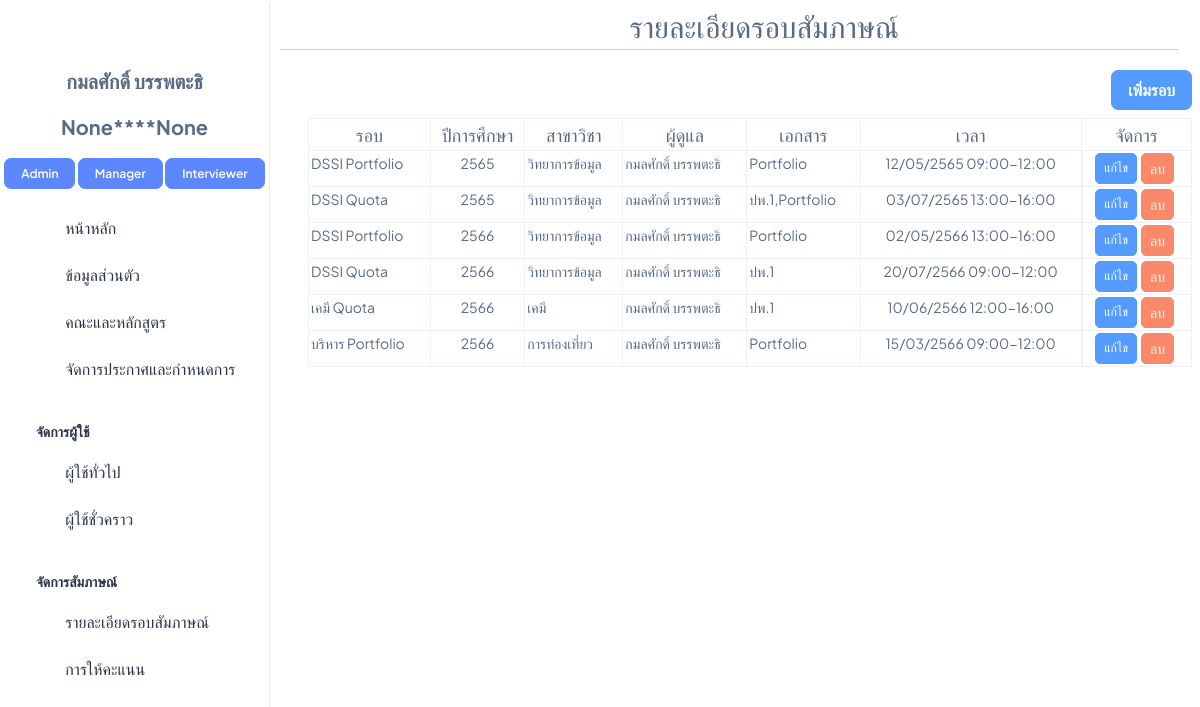
Page /Interview (signed in) on the earlier database version.
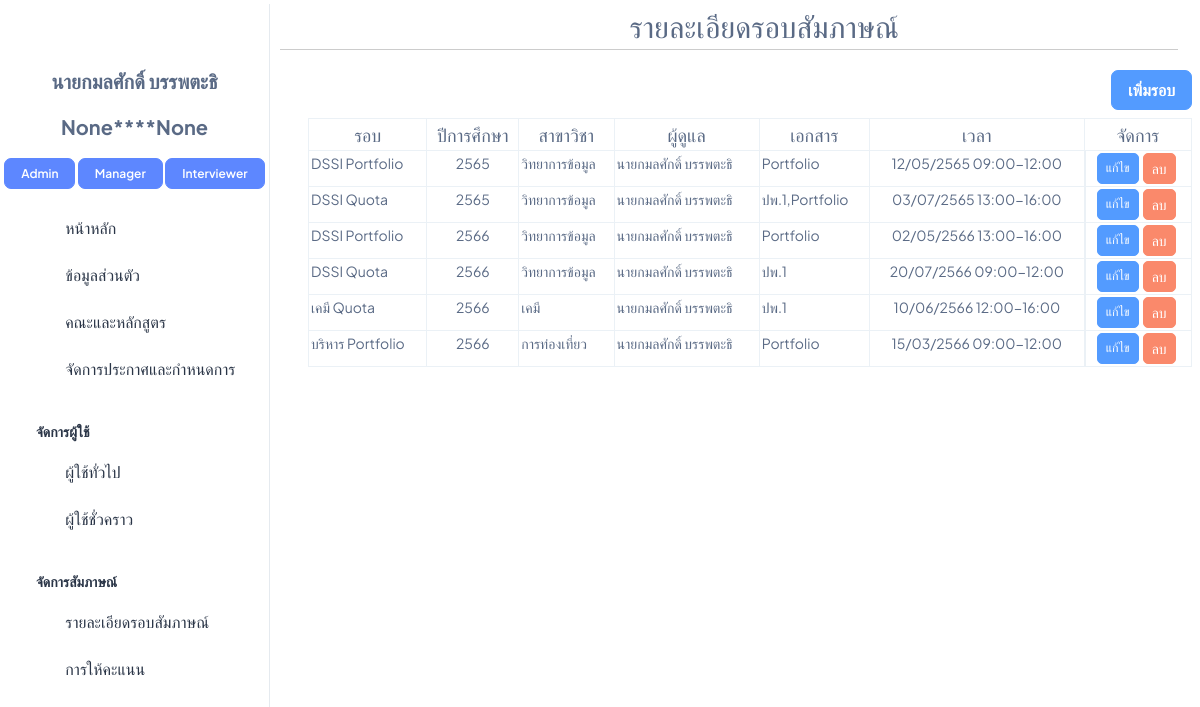
Same page on the later database version.
### interview/models.py (models this page shows, shortened)
class User(AbstractBaseUser, PermissionsMixin):
    email = models.EmailField(unique=True)
    username = models.CharField(max_length=30, unique=True)
    first_name = models.CharField(max_length=100)
    last_name = models.CharField(max_length=100)
    gender = models.CharField(max_length=20)
    address = models.CharField(max_length=400)
    postcode = models.CharField(max_length=20)
    phone_number = models.CharField(max_length=10)
    citizen_id = models.CharField(max_length=13,unique=True,blank=True,null=True)
    birth_date = models.DateField(blank=True,null=True)
    date_joined = models.DateTimeField(default=timezone.now)
    is_active = models.BooleanField(default=True)
    is_staff = models.BooleanField(default=False)
    objects = CustomUserManager()
    USERNAME_FIELD = 'username'
    EMAIL_FIELD = 'email'
    REQUIRED_FIELDS = ['email']

class Round(models.Model):
    major = models.ForeignKey(Major, on_delete=models.CASCADE)
    academic_year = models.CharField(max_length=20)
    round_name = models.CharField(max_length=20)
    manager = models.ForeignKey(User, on_delete=models.CASCADE)
    users = models.ManyToManyField(User, related_name='rounds_participated', blank=True)
    TemporaryUser = models.ManyToManyField(TemporaryUser,related_name='rounds_participated', blank=True)
    documents = models.CharField(max_length=200, null=True,blank=True)
    active = models.BooleanField(default=False,null=True,blank=True)
    interview_time = models.CharField(max_length=50, null=True, blank=True)

class Major(models.Model):
    major = models.CharField(max_length=100)
    faculty = models.ForeignKey(Faculty, on_delete=models.CASCADE)
    default_manager = models.ManyToManyField(User, blank=True,related_name='manager')
    users = models.ManyToManyField(User,blank=True)
    TemporaryUser = models.ManyToManyField(TemporaryUser , blank=True)
    def __str__(self) -> str:
        return f"{self.major}"

### interview/views.py (the view)
# urls.py: path('Interview',Interview, name='Interview'),
@login_required
@user_passes_test(is_admin)
def Interview(request):
    Manager_roles = Role.objects.get(name="Manager")
    context = {
        "rounds" : Round.objects.all(),
        "Manager" : Manager_roles.users.all(),
        "faculty_all" : Faculty.objects.all(),
        "major_all" : Major.objects.all(),
    }
    return render(request,'admin/Interview.html',context)

### interview/models.py (called while the page is built)
    def __str__(self) -> str:
        return f"{self.faculty}"

### interview/views.py (called while the page is built)
def is_admin(user):
    if isinstance(user, User):
        return user.roles.filter(name='Admin').exists()
    else:
        return False

### interview/templates/admin/Interview.html (shortened to what this page needs)
{% extends 'admin/base/n_base.html' %}
{% load static %}
{% block css_js %}
<link rel="stylesheet" href="{% static 'css/admin_css/Round.css' %}" />
{% endblock %}
{% block topic %}
<div class="fs-8 mt-1 text-muted text-center">
    <span><i class="ti ti-clipboard-text"></i> รายละเอียดรอบสัมภาษณ์</span>
</div>
{% endblock %}
{% block content %}
<div class="pt-14 px-2">
    <div class="d-flex mb-2 justify-content-end">
        <button class="btn btn-info fs-4 fw-semibold " onclick="add_Round()">เพิ่มรอบ</button>
      </div>
  <table class=" table table-bordered table-hover">
    <thead>
        <tr>
            <th class="text-center fs-5 fw-medium">รอบ</th>
            <th class="text-center fs-5 fw-medium">ปีการศึกษา</th>
            <th class="text-center fs-5 fw-medium">สาขาวิชา</th>
            <th class="text-center fs-5 fw-medium">ผู้ดูแล</th>
            <th class="text-center fs-5 fw-medium">เอกสาร</th>
            <th class="text-center fs-5 fw-medium">เวลา</th>
            <th class="text-center fs-5 fw-medium">จัดการ</th>
        </tr>
    </thead>
    <tbody>
        {% for i in rounds %}
        <tr>
            <td >{{ i.round_name }}</td>
            <td class="text-center">{{ i.academic_year }}</td>
            <td >{{ i.major }}</td>
            <td >{{ i.manager.first_name }} {{ i.manager.last_name }}</td>
            <td >{{ i.documents }}</td>
            <td class="text-center">{{ i.interview_time }}</td>
            <td class="d-flex justify-content-center">
                <a class="btn btn-info btn-sm" href="javascript:void(0);" onclick="edit_popup
                    ('{{ i.id }}', '{{ i.round_name }}', '{{ i.academic_year }}', '{{ i.major }}', '{{ managers.first_name }} {{ managers.last_name }}', '{{ i.documents }}', '{{ i.interview_time }}')">แก้ไข</a>
                <a class="btn btn-danger btn-sm fs-3 mx-1" href="delete_InterviewRound/{{i.id}}">ลบ</a>
            </td>
        </tr>
        {% endfor %}
    </tbody>
</table>
    {% endblock %}

### interview/templates/admin/base/n_sidebar.html (shortened to what the changed rows need)
<!DOCTYPE html>
<html lang="en">
    <head>
        {% load static %}
        <link rel="stylesheet" href="{% static 'css/styles.min.css' %}" />
      </head>
<body>
<aside class="left-sidebar position-fixed">
    <div>
        {% if user.is_authenticated %}
        <a href="{% url 'log_out' %}">
            <i class="ti ti-logout fs-8 text-danger mt-3"style="display: block; text-align: center;"></i>
        </a>
        <p class="text-center pt-3 fw-bolder fs-6 text-muted">{{ user.first_name }} {{ user.last_name }}</p>
        <p class="text-center fw-bolder fs-6 text-muted">{{ user.citizen_id|slice:":4" }}****{{ user.citizen_id|slice:"-3:" }}</p>
        <div class="text-center">
            {% for role in user.roles.all %}
                {% if role.name == 'Admin' %}
                <a href="{% url 'Admin_page' %}" class="btn btn-primary fs-2 fw-semibold lh-sm">Admin</a>
                {% endif %}
                {% if role.name == 'Manager' %}
                <a href="{% url 'Manager_page' id=user.id %}" class="btn btn-primary fs-2 fw-semibold lh-sm">Manager</a>
                {% endif %}
                {% if role.name == 'Interviewer' %}
                <a href="{% url 'Interviewer_page' %}" class="btn btn-primary fs-2 fw-semibold lh-sm">Interviewer</a>
                {% endif %}
            {% endfor %}
        </div>
        {% endif %}
      </div>
  </aside>
</body>
</html>

Differences in the rows shown:
changed User "บรรพตะธิ": first_name "กมลศักดิ์" → "นายกมลศักดิ์"
changed through a linked row, Round (number 1 of 6 on the later page): manager.first_name "กมลศักดิ์" → "นายกมลศักดิ์"
changed through a linked row, Round "ปพ.1,Portfolio": manager.first_name "กมลศักดิ์" → "นายกมลศักดิ์"
changed through a linked row, Round (number 3 of 6 on the later page): manager.first_name "กมลศักดิ์" → "นายกมลศักดิ์"
changed through a linked row, Round (number 4 of 6 on the later page): manager.first_name "กมลศักดิ์" → "นายกมลศักดิ์"
changed through a linked row, Round "เคมี Quota": manager.first_name "กมลศักดิ์" → "นายกมลศักดิ์"
changed through a linked row, Round "บริหาร Portfolio": manager.first_name "กมลศักดิ์" → "นายกมลศักดิ์"
